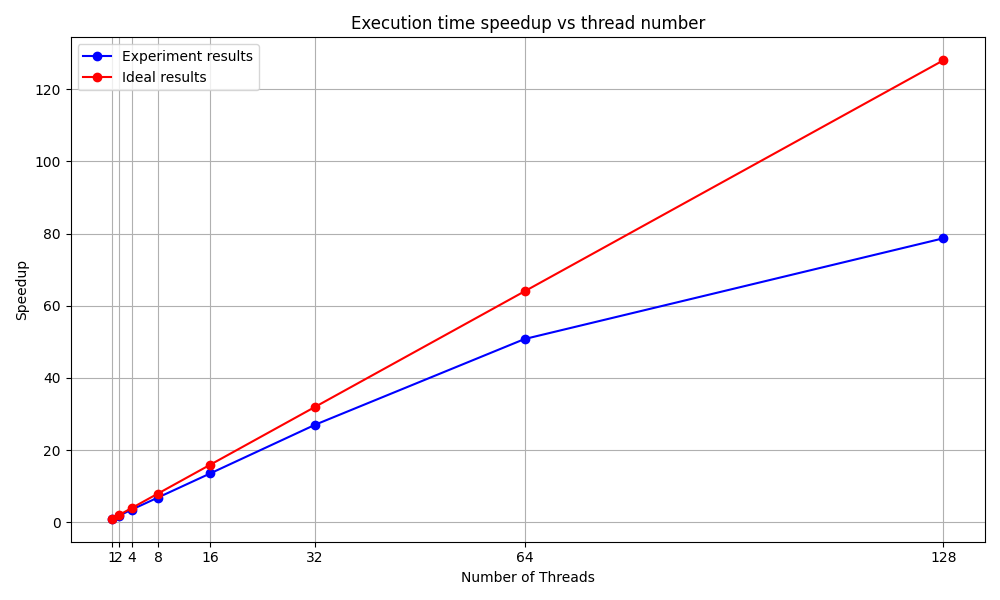

Reproduce this figure in Python.
import matplotlib.pyplot as plt

threads = [1, 2, 4, 8, 16, 32, 64, 128]
speedups = [
    472.162383/472.162383,
    472.162383/260.581648, 
    472.162383/132.392202, 
    472.162383/68.491152, 
    472.162383/34.749140, 
    472.162383/17.456178, 
    472.162383/9.296636, 
    472.162383/6
    ]

ideal_speedup = [speedups[0]*threads[i] for i in range(len(threads))]

plt.figure(figsize=(10, 6))
plt.plot(threads, speedups, marker='o', linestyle='-', color='b', label="Experiment results")
plt.plot(threads, ideal_speedup, marker='o', linestyle='-', color='r', label="Ideal results")
plt.title('Execution time speedup vs thread number')
plt.xlabel('Number of Threads')
plt.ylabel('Speedup')
plt.grid(True)
plt.xticks(threads)
plt.tight_layout()

plt.legend()

plt.savefig('speedup.png')
plt.show()